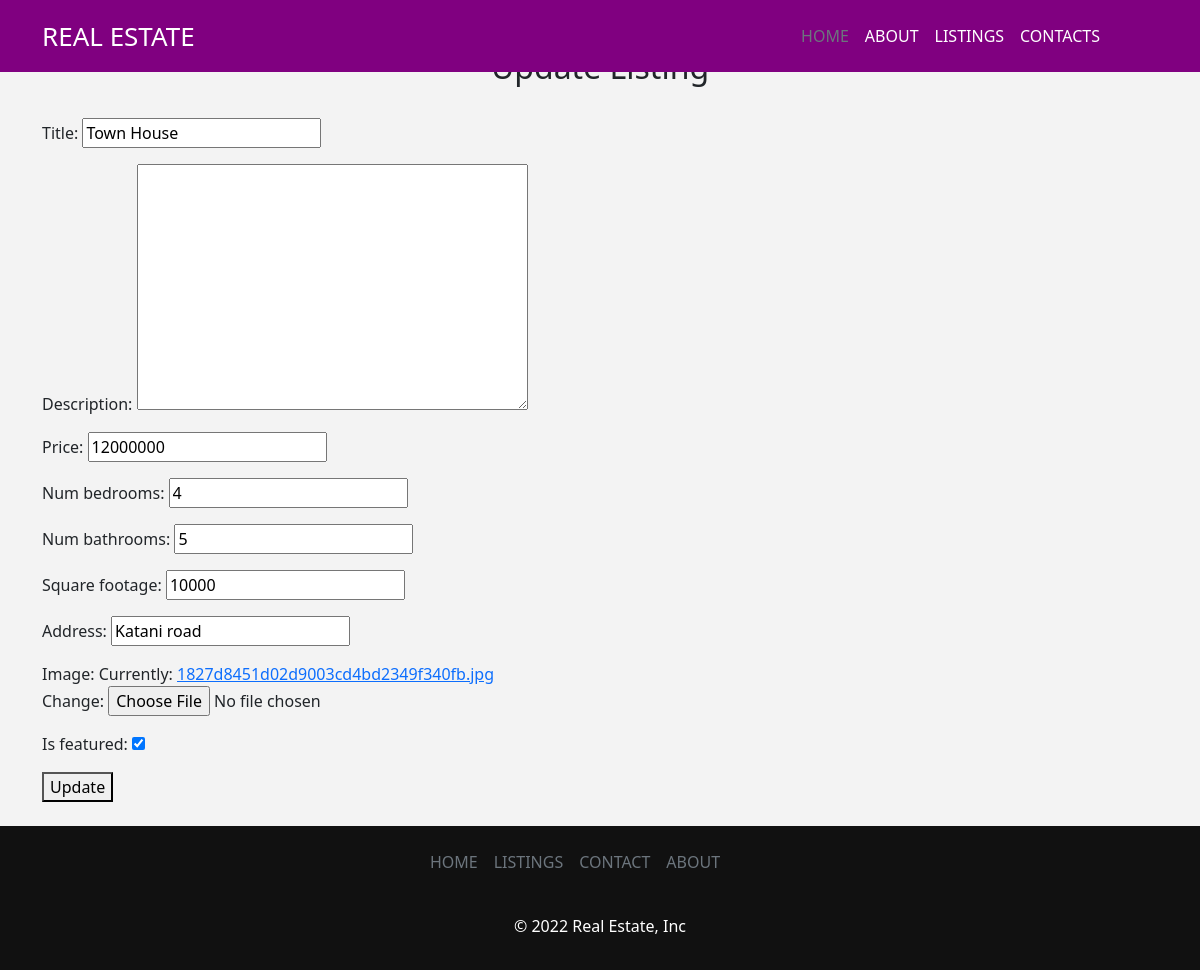
The app's page /listings/3/edit/ with its own data.
### listings/models.py (models this page shows, shortened)
class Listing(models.Model):
    title = models.CharField(max_length=150)
    description = models.TextField(blank=True)
    price = models.IntegerField()
    num_bedrooms = models.IntegerField()
    num_bathrooms = models.IntegerField()
    square_footage = models.IntegerField()
    address = models.CharField(max_length=200)
    image = models.ImageField()
    is_featured = models.BooleanField(default=False)

### listings/views.py (the view)
# urls.py: path('listings/<pk>/edit/', listing_update),
def listing_update(request, pk):
    listing = Listing.objects.get(id=pk)
    form = ListingForm(instance=listing)
    if request.method == 'POST':
        form = ListingForm(request.POST, instance=listing, files=request.FILES)
        print(request.POST)
        if form.is_valid():
            form.save()
            return redirect('/listings')
    context = {'form': form}
    return render(request, 'update_listing.html', context)

### listings/forms.py
class ListingForm(ModelForm):
    class Meta:
        model = Listing
        fields = [
            "title",
            "description",
            "price",
            "num_bedrooms",
            "num_bathrooms",
            "square_footage",
            "address",
            "image",
            "is_featured",
        ]

### templates/update_listing.html
{% extends "base.html" %} <br />
{% block content %} <br />
<div class="container">
  <h2 class="text-center">Update Listing</h2>
  <form method="post" enctype="multipart/form-data">
    {% csrf_token %} <br />
    {{ form.as_p }}
    <button type="submit">Update</button>
  </form>
</div>
{% endblock %}

### static/css/styles.css (style rules this page uses)
body { background-color: #f3f3f3; }

### records on screen
Listing: title "Town House", price "12000000", num_bedrooms "4", num_bathrooms "5", square_footage "10000", address "Katani road", is_featured "☑"
